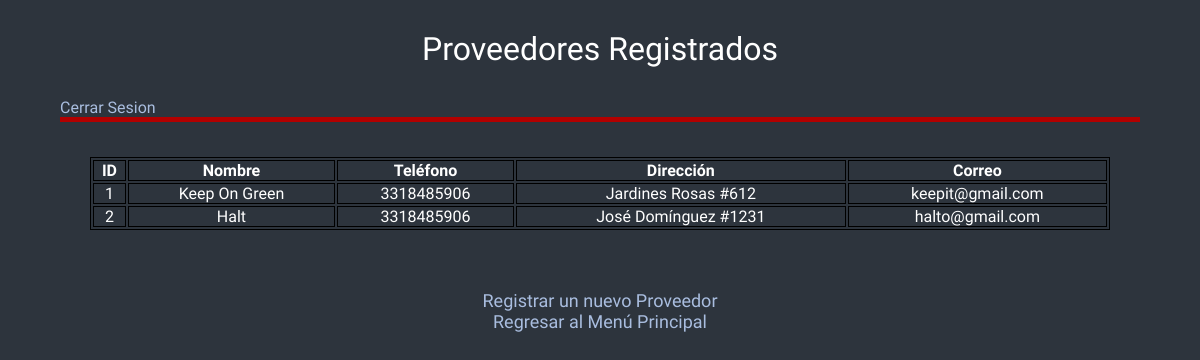
Page /mostrar_proveedores.php (signed in) on the earlier database version.
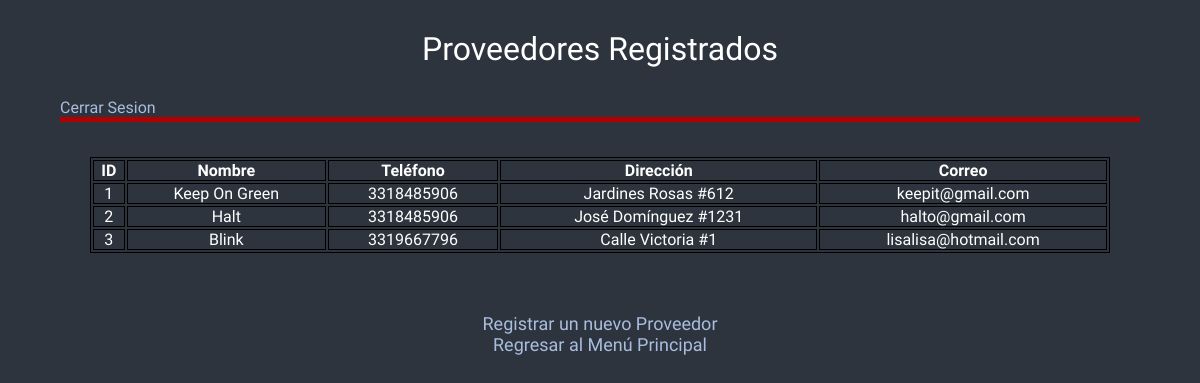
Same page on the later database version.
### tables this page shows
CREATE TABLE `proveedores` (
  `id_proveedor` int(11) NOT NULL AUTO_INCREMENT,
  `nombre` varchar(50) NOT NULL,
  `telefono` varchar(15) NOT NULL,
  `direccion` varchar(50) NOT NULL,
  `correo` varchar(50) NOT NULL,
  PRIMARY KEY (`id_proveedor`)
);

### views/mostrar_proveedores.view.php (the view, shortened to what this page needs)
<!DOCTYPE html>
<html lang ="en">
<head>
	<link rel="stylesheet" href="https://maxcdn.bootstrapcdn.com/font-awesome/4.5.0/css/font-awesome.min.css">
	<link rel="stylesheet" type="text/css" href="css/estilos.css?ts=<?=time()?>"media="screen">
</head>
<body>
	<div class="contenedor">
		<h1 class="titulo">Proveedores Registrados</h1>
		<a class="cerrar" href="cerrar.php">Cerrar Sesion</a>
		<hr class="border">
		<div class="formulario">
			<table class="center">
			  <tr>
			    <th>ID</th>
			    <th>Nombre</th>
			    <th>Teléfono</th>
			    <th>Dirección</th>
			    <th>Correo</th>
			  </tr>
			  <?php foreach ($proveedores as $proveedor) : ?>
					<tr>
					    <td><?php echo $proveedor['id_proveedor']?></td>
					    <td><?php echo $proveedor['nombre']?></td>
					    <td><?php echo $proveedor['telefono']?></td>
					    <td><?php echo $proveedor['direccion']?></td>
					    <td><?php echo $proveedor['correo']?></td>
					 </tr>
				<?php endforeach ?>
			</table>
		</div>
			<p class="texto-registrate">
				<a href="nuevo_proveedor.php"> Registrar un nuevo Proveedor </a>
			</p>
			<p class="texto-registrate">
				<a href="menu.php"> Regresar al Menú Principal </a>
			</p>
	</div>
</body>
</html>

Differences in the rows shown:
added proveedores: id_proveedor "3", nombre "Blink", telefono "3319667796", direccion "Calle Victoria #1", correo "lisalisa@hotmail.com"
